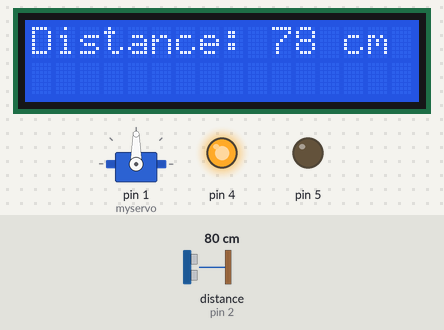
Recording of a sketch running on a simulated Arduino Uno, built with avr-gcc and run on an emulated ATmega328P. On the bench: servo, 16×2 character LCD, output pins drawn as LEDs (lit = HIGH). Wiring (inferred from the names in the program): ultrasonic range finder: trigger pin 3; echo pin 2. The inputs (shaded band) are chosen by the test bench; at power-on: distance to the obstacle (sensor on pin 2) 80 cm. The echo pulse lasts 58.3 µs per cm; pins used as bus, display or sensor lines are not drawn.

Above: at 1.2 s.
1.3 s: distance to the obstacle (sensor on pin 2) set to 2 cm
At 1.7 s:
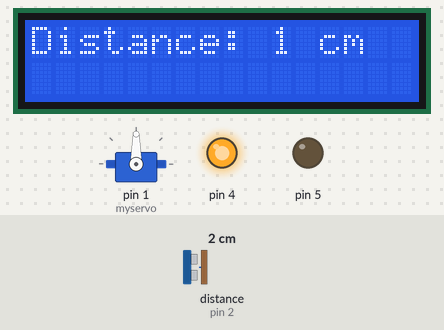
4.3 s: distance to the obstacle (sensor on pin 2) set to 4 cm
At 4.7 s:
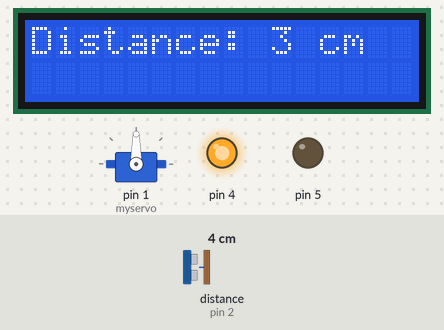
5.8 s: distance to the obstacle (sensor on pin 2) set to 18 cm
At 7.1 s:
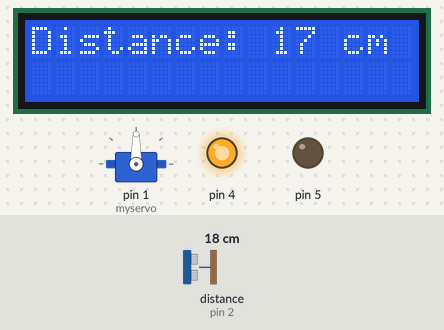
8.8 s: distance to the obstacle (sensor on pin 2) set to 9 cm
At 9.4 s:
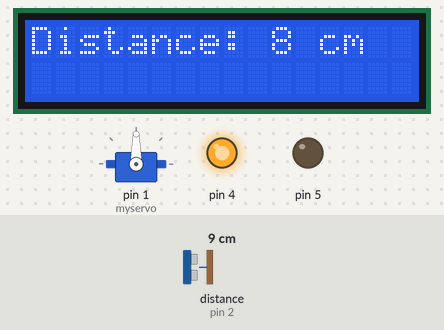
11.8 s: distance to the obstacle (sensor on pin 2) set to 2 cm
At 12.7 s:
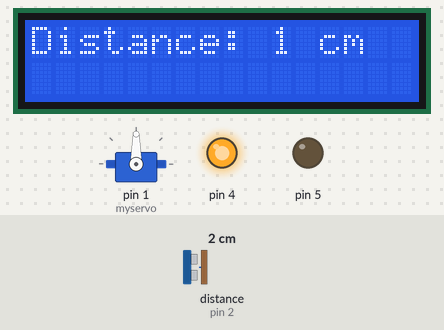
14.8 s: distance to the obstacle (sensor on pin 2) set to 4 cm
At 16.2 s:
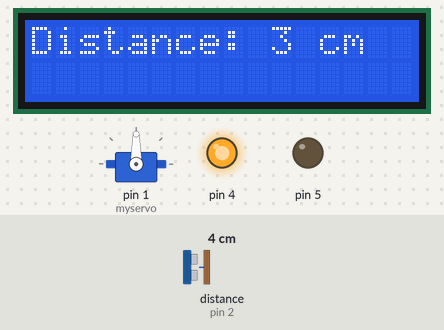
Timing chart, 0 to 17.8 s (numbered marks = the images above; inputs shaded):
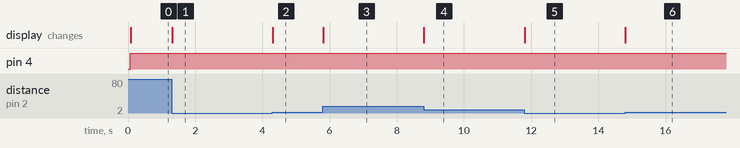

The sketch:

LAB15.ino
```cpp
#include <LiquidCrystal.h>

  #include <Servo.h>

LiquidCrystal lcd {13,12, 11, 10, 9 , 8 };

//ultrasonic pin
const int echoPin = 2;
const int trigPin = 3;

//identify servo
Servo myservo;


  void setup(){

    // set in & out pins

    //ultrasonic pins
    pinMode(trigPin, OUTPUT);
    pinMode(echoPin, INPUT);

    //servo pin out

     myservo.attach(1);

    //driver motor pin out
    pinMode(4,OUTPUT);
     pinMode(5,OUTPUT);

    //set lcd pins
    lcd.begin(16,2);
    lcd.clear();


    }

    void loop(){


  //read distance
      long duration, inches, cm , distance;
      digitalWrite(trigPin,LOW);
      delayMicroseconds(2);

      digitalWrite(trigPin ,HIGH);
      delayMicroseconds(10);

      digitalWrite(trigPin ,LOW);

    duration = pulseIn(echoPin, HIGH);
    distance = ((duration* 0.034)/2 );


    //check distnce and run motors
    if(distance <= 300){


      //SERVO
      myservo.write(90);
      //MOTOR DRIVER
      digitalWrite(4,1);
      digitalWrite(5,0);
      }
     else{


      //SERVO

      myservo.write(0);

       //MOTRO DRIVER
       digitalWrite(4,0);
       digitalWrite(5,0);

      }
  // print on lcd
         lcd.clear();
         lcd.print("Distance: " );
         lcd.print( distance);
         lcd.print(" cm " );
         lcd.setCursor(0,1);
      }
```

Measured:
- after the input at 1.3 s, the display: changes at once (image 1)
- after the input at 4.3 s, the display: changes at once (image 2)
- after the input at 5.8 s, the display: changes at once (image 3)
- after the input at 8.8 s, the display: changes at once (image 4)
- after the input at 11.8 s, the display: changes at once (image 5)
- after the input at 14.8 s, the display: changes at once (image 6)
